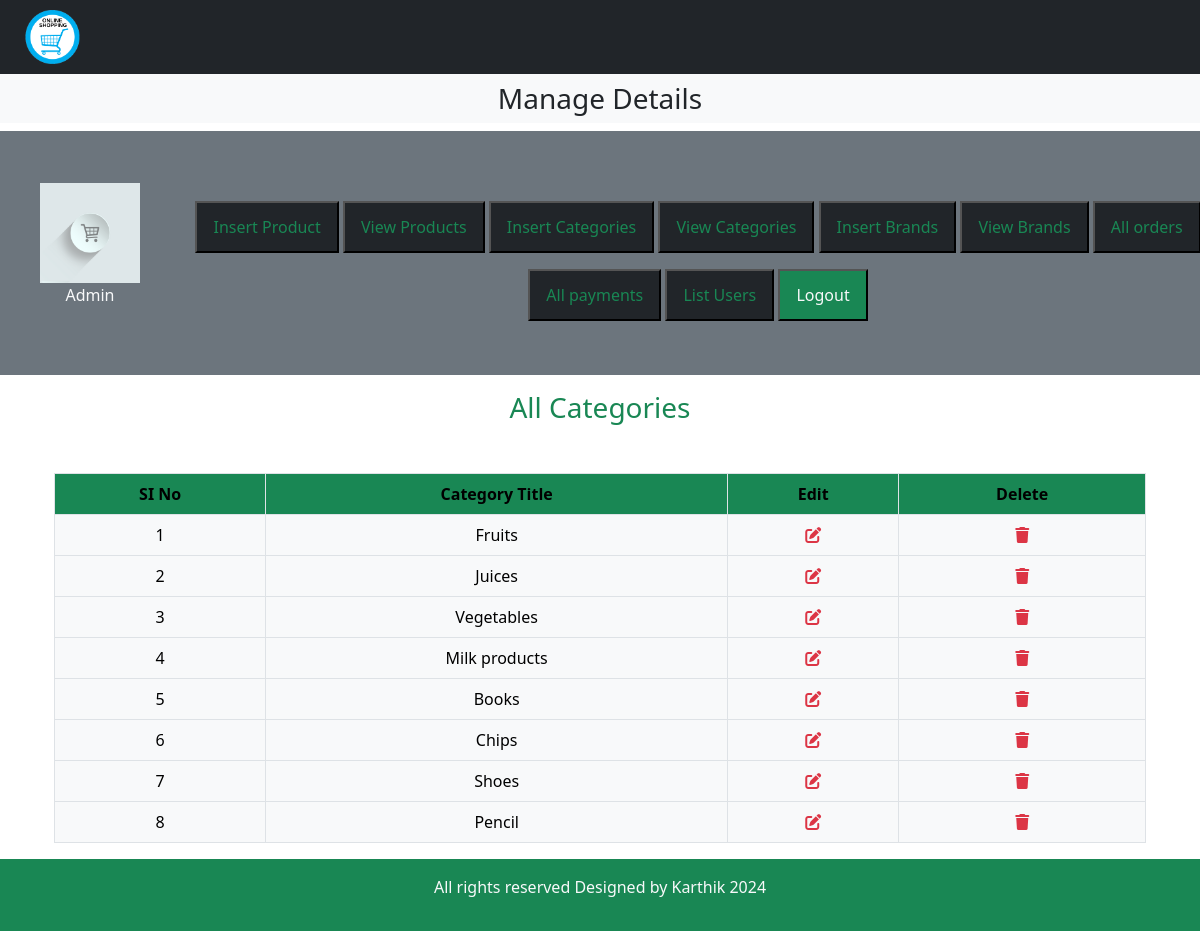
The page /admin_area/index.php?view_categories on the database its author committed.
### tables this page shows
CREATE TABLE `categories` (
  `category_id` int(11) NOT NULL,
  `category_title` varchar(100) NOT NULL
);

### admin_area/view_categories.php (the view)
<h3 class="text-center text-success">All Categories</h3>
<table class="table table-bordered mt-5">
    <thead class="bg-success">
        <tr class="text-center">
            <th>SI No</th>
            <th>Category Title</th>
            <th>Edit</th>
            <th>Delete</th>
        </tr>
    </thead>
    <tbody class="bg-light text-light">
        <?php
        $select_cat="Select * from `categories`";
        $result=mysqli_query($con,$select_cat);
        $number=0;
        while($row=mysqli_fetch_assoc($result))
        {
            $category_id=$row['category_id'];
            $category_title=$row['category_title'];
            $number++;
            ?>
        <tr class="text-center">
            <td><?php echo $number ;?></td>
            <td><?php echo $category_title ;?></td>
            <td><a href='index.php?edit_category=<?php echo $category_id ?>' class='text-danger'><i class='fa-solid fa-pen-to-square'></i></a></td>
            <td><a href='index.php?delete_category=<?php echo $category_id ?>' class='text-danger'><i class='fa-solid fa-trash'></i></a></td>
        </tr>
        <?php
        }
        ?>
    </tbody>
</table>

### style.css (style rules this page uses)
* { margin: 0; padding: 0; box-sizing: border-box; }

### admin_area/index.php (style rules this page uses)
body { overflow-x: hidden; }

### rows shown on the page
categories: category_title "Fruits"
categories: category_title "Juices"
categories: category_title "Vegetables"
categories: category_title "Milk products"
categories: category_title "Books"
categories: category_title "Chips"
categories: category_title "Shoes"
categories: category_title "Pencil"
